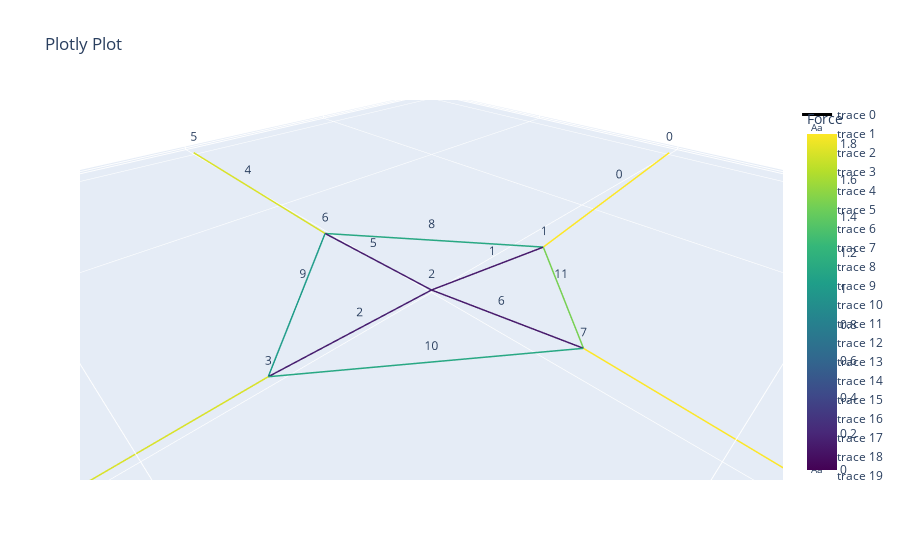

Notebook source saved alongside this figure:
### Markdown cell above
### Step 1: Define the network

### Code cell
# Note that the coordinates of the vertices will change after equilibrium is reached.
model_name  = 'Validation_structure_0'
vertices    = np.array([[-10, 0, 0], [-5, 0,0], [0, 0, 0], [5, 0, 0], [10, 0, 0], [0,-10,0], [0,-5,0], [0,5,0], [0,10,0]])*10  # The coordinates of the vertices in mm
edges       = [[0, 1], [1, 2], [2, 3], [3, 4], [5, 6], [6, 2], [2, 7], [7, 8], [1, 6], [6, 3], [3, 7], [7,1]]                  # The edges of the network.
paths       = [[0, 1, 2, 3], [4, 5, 6,7], [8, 9, 10, 11]]   # 3D printable paths. Ensure an edge is not flipped.
directions  = [1, 1, 1, 1, 1, 1, 1, 1, 1, 1, 1, 1]          # Flip the curvature of an edge by setting the direction to -1.

q_ring      = .5
q_connectors = .5
q_center    = .1
q           = np.array([q_connectors, q_center, q_center, q_connectors, q_connectors, q_center, q_center, q_connectors, q_ring, q_ring, q_ring, q_ring*2])/20
fixed       = [0, 4, 5, 8]

# Create the network
net = Network_custom.from_fd(vertices, edges, q, fixed, paths = paths, dir = directions)

# The topology of structure is fixed after generation, but you can update force densities after making the network
# q[0] = .10
# net.update_shape(q)

# Plot the network like this
net.net_plot(color=True, elables = True, vlabels = True)

(net.vertices == vertices).all() # Please understand that this is False

### Figure 1 — Plotly figure (JSON) as saved in the notebook; plotly's stock layout.template omitted (floating-point values rounded to 4 significant figures)
{"data": [{"line": {"color": [1.854, 1.854, 0, 0.1327, 0.1327, 0, 0.1501, 0.1501, 0, 1.75, 1.75, 0, 1.75, 1.75, 0, 0.1501, 0.1501, 0, 0.1327, 0.1327, 0, 1.854, 1.854, 0, 1.114, 1.114, 0, 1.017, 1.017, 0, 1.114, 1.114, 0, 1.468, 1.468, 0], "colorbar": {"title": {"text": "Force"}}, "colorscale": [[0, "#440154"], [0.1111, "#482878"], [0.2222, "#3e4989"], [0.3333, "#31688e"], [0.4444, "#26828e"], [0.5556, "#1f9e89"], [0.6667, "#35b779"], [0.7778, "#6ece58"], [0.8889, "#b5de2b"], [1, "#fde725"]], "showscale": true, "width": 3}, "mode": "lines", "type": "scatter3d", "x": [-100, -26.01, null, -26.01, -2.59e-15, null, -2.59e-15, 30.0, null, 30.0, 100, null, 0, 1.248, null, 1.248, -2.59e-15, null, -2.59e-15, -5.242, null, -5.242, 0, null, -26.01, 1.248, null, 1.248, 30.0, null, 30.0, -5.242, null, -5.242, -26.01, null], "y": [0, 5.242, null, 5.242, -1.404e-15, null, -1.404e-15, -1.248, null, -1.248, 0, null, -100, -30.0, null, -30.0, -1.404e-15, null, -1.404e-15, 26.01, null, 26.01, 100, null, 5.242, -30.0, null, -30.0, -1.248, null, -1.248, 26.01, null, 26.01, 5.242, null], "z": [0, 0, null, 0, 0, null, 0, 0, null, 0, 0, null, 0, 0, null, 0, 0, null, 0, 0, null, 0, 0, null, 0, 0, null, 0, 0, null, 0, 0, null, 0, 0, null]}, {"mode": "text", "text": ["0"], "type": "scatter3d", "x": [-63.0], "y": [2.621], "z": [0]}, {"mode": "text", "text": ["1"], "type": "scatter3d", "x": [-13.0], "y": [2.621], "z": [0]}, {"mode": "text", "text": ["2"], "type": "scatter3d", "x": [15.0], "y": [-0.624], "z": [0]}, {"mode": "text", "text": ["3"], "type": "scatter3d", "x": [65.0], "y": [-0.624], "z": [0]}, {"mode": "text", "text": ["4"], "type": "scatter3d", "x": [0.624], "y": [-65.0], "z": [0]}, {"mode": "text", "text": ["5"], "type": "scatter3d", "x": [0.624], "y": [-15.0], "z": [0]}, {"mode": "text", "text": ["6"], "type": "scatter3d", "x": [-2.621], "y": [13.0], "z": [0]}, {"mode": "text", "text": ["7"], "type": "scatter3d", "x": [-2.621], "y": [63.0], "z": [0]}, {"mode": "text", "text": ["8"], "type": "scatter3d", "x": [-12.38], "y": [-12.38], "z": [0]}, {"mode": "text", "text": ["9"], "type": "scatter3d", "x": [15.62], "y": [-15.62], "z": [0]}, {"mode": "text", "text": ["10"], "type": "scatter3d", "x": [12.38], "y": [12.38], "z": [0]}, {"mode": "text", "text": ["11"], "type": "scatter3d", "x": [-15.62], "y": [15.62], "z": [0]}, {"mode": "text", "text": ["0"], "type": "scatter3d", "x": [-100], "y": [0], "z": [0]}, {"mode": "text", "text": ["1"], "type": "scatter3d", "x": [-26.01], "y": [5.242], "z": [0]}, {"mode": "text", "text": ["2"], "type": "scatter3d", "x": [-2.59e-15], "y": [-1.404e-15], "z": [0]}, {"mode": "text", "text": ["3"], "type": "scatter3d", "x": [30.0], "y": [-1.248], "z": [0]}, {"mode": "text", "text": ["4"], "type": "scatter3d", "x": [100], "y": [0], "z": [0]}, {"mode": "text", "text": ["5"], "type": "scatter3d", "x": [0], "y": [-100], "z": [0]}, {"mode": "text", "text": ["6"], "type": "scatter3d", "x": [1.248], "y": [-30.0], "z": [0]}, {"mode": "text", "text": ["7"], "type": "scatter3d", "x": [-5.242], "y": [26.01], "z": [0]}, {"mode": "text", "text": ["8"], "type": "scatter3d", "x": [0], "y": [100], "z": [0]}], "layout": {"scene": {"aspectmode": "data"}, "title": {"text": "Plotly Plot"}}}
